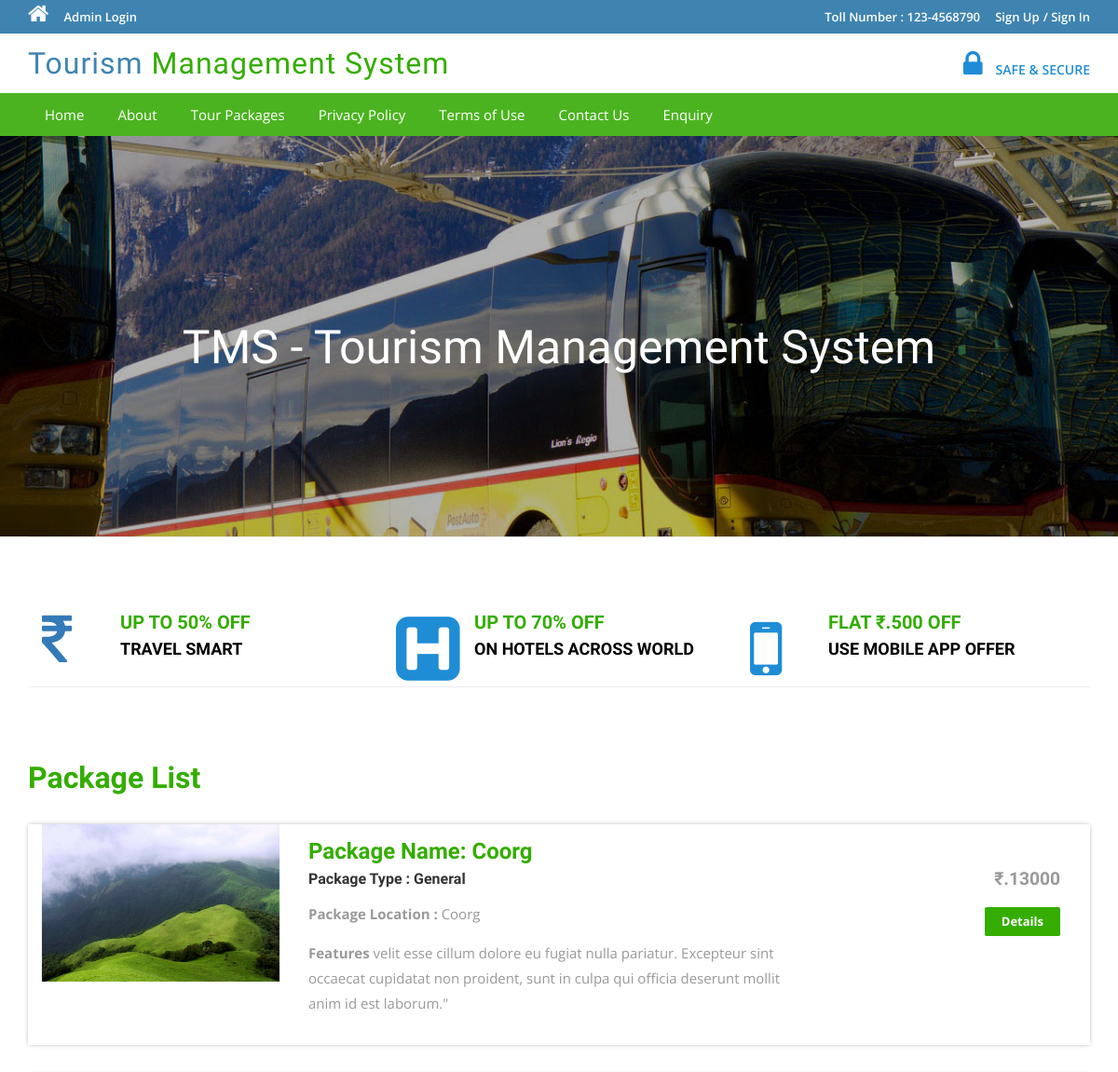
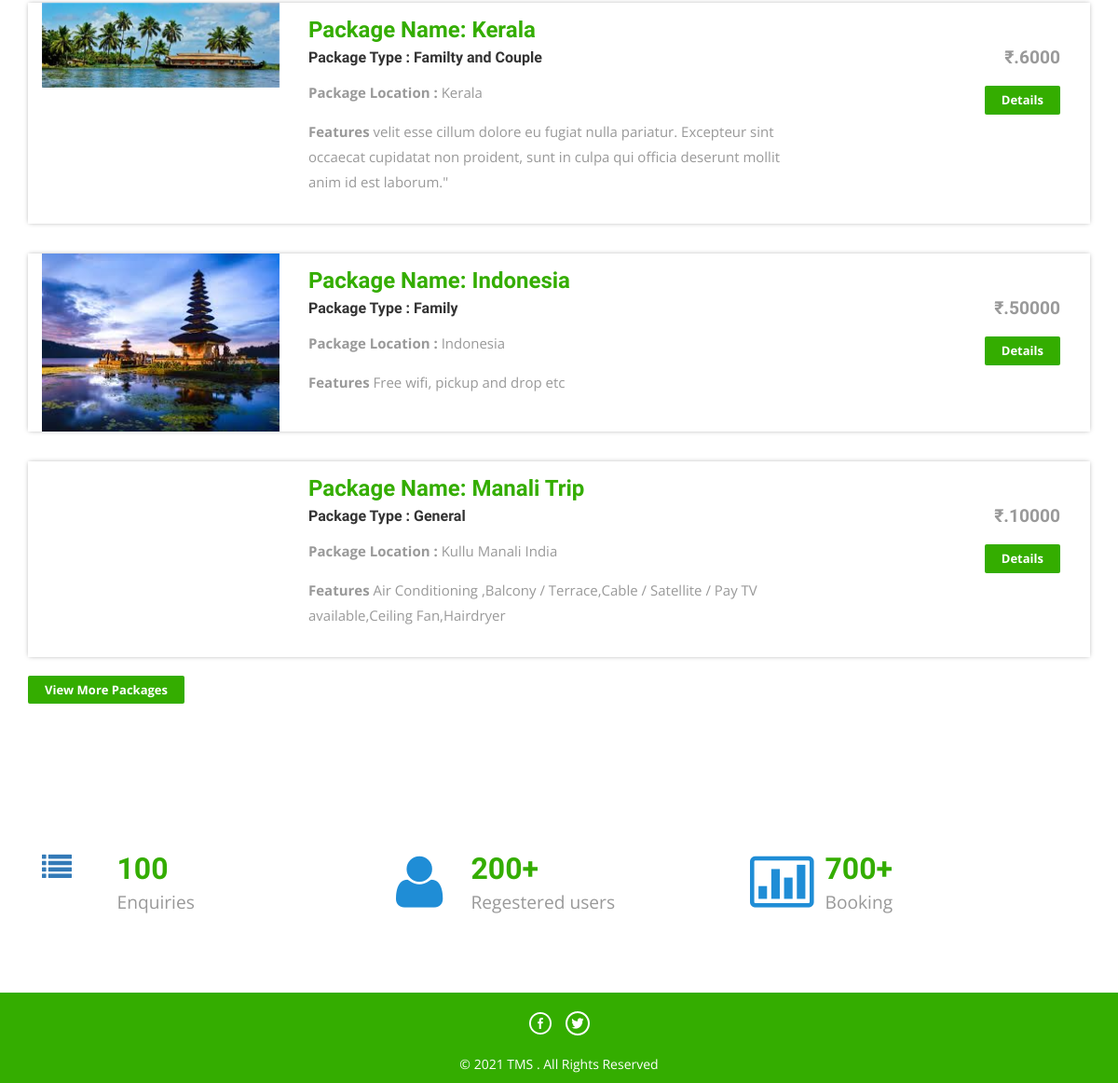
The page / on the database its author committed (2 pictures, top to bottom).
### tables this page shows
CREATE TABLE `tbltourpackages` (
  `PackageId` int(11) NOT NULL,
  `PackageName` varchar(200) DEFAULT NULL,
  `PackageType` varchar(150) DEFAULT NULL,
  `PackageLocation` varchar(100) DEFAULT NULL,
  `PackagePrice` int(11) DEFAULT NULL,
  `PackageFetures` varchar(255) DEFAULT NULL,
  `PackageDetails` mediumtext DEFAULT NULL,
  `PackageImage` varchar(100) DEFAULT NULL,
  `Creationdate` timestamp NULL DEFAULT current_timestamp(),
  `UpdationDate` timestamp NULL DEFAULT NULL ON UPDATE current_timestamp()
);

### index.php (the view, shortened to what this page needs)
<?php
include('includes/config.php');
?>
<!DOCTYPE HTML>
<html>
<head>
	<link href="css/bootstrap.css" rel='stylesheet' type='text/css' />
	<link href="css/style.css" rel='stylesheet' type='text/css' />
	<link href="css/font-awesome.css" rel="stylesheet">
	<link href="css/animate.css" rel="stylesheet" type="text/css" media="all">
</head>
<body>
	<?php include('includes/header.php'); ?>
	<div class="banner">
		<div class="container">
			<h1 class="wow zoomIn animated animated" data-wow-delay=".5s" style="visibility: visible; animation-delay: 0.5s; animation-name: zoomIn;"> TMS - Tourism Management System</h1>
		</div>
	</div>
	<div class="container">
		<div class="rupes">
			<div class="col-md-4 rupes-left wow fadeInDown animated animated" data-wow-delay=".5s" style="visibility: visible; animation-delay: 0.5s; animation-name: fadeInDown;">
				<div class="rup-left">
					<a href="offers.html"><i class="fa fa-rupee fa-4x"></i></a>
				</div>
				<div class="rup-rgt">
					<h3>UP TO 50% OFF</h3>
					<h4><a href="offers.html">TRAVEL SMART</a></h4>
				</div>
				<div class="clearfix"></div>
			</div>
			<div class="col-md-4 rupes-left wow fadeInDown animated animated" data-wow-delay=".5s" style="visibility: visible; animation-delay: 0.5s; animation-name: fadeInDown;">
				<div class="rup-left">
					<a href="offers.html"><i class="fa fa-h-square"></i></a>
				</div>
				<div class="rup-rgt">
					<h3>UP TO 70% OFF</h3>
					<h4><a href="offers.html">ON HOTELS ACROSS WORLD</a></h4>
				</div>
				<div class="clearfix"></div>
			</div>
			<div class="col-md-4 rupes-left wow fadeInDown animated animated" data-wow-delay=".5s" style="visibility: visible; animation-delay: 0.5s; animation-name: fadeInDown;">
				<div class="rup-left">
					<a href="offers.html"><i class="fa fa-mobile"></i></a>
				</div>
				<div class="rup-rgt">
					<h3>FLAT ₹.500 OFF</h3>
					<h4><a href="offers.html">USE MOBILE APP OFFER</a></h4>
				</div>
				<div class="clearfix"></div>
			</div>
		</div>
	</div>
	<div class="container">
		<div class="holiday">
			<h3>Package List</h3>
			<?php $sql = "SELECT * from tbltourpackages order by rand() limit 4";
			$query = $dbh->prepare($sql);
			$query->execute();
			$results = $query->fetchAll(PDO::FETCH_OBJ);
			if ($query->rowCount() > 0) {
				foreach ($results as $result) {	?>
					<div class="rom-btm">
						<div class="col-md-3 room-left wow fadeInLeft animated" data-wow-delay=".5s">
							<img src="admin/pacakgeimages/<?php echo htmlentities($result->PackageImage); ?>" class="img-responsive" alt="">
						</div>
						<div class="col-md-6 room-midle wow fadeInUp animated" data-wow-delay=".5s">
							<h4>Package Name: <?php echo htmlentities($result->PackageName); ?></h4>
							<h6>Package Type : <?php echo htmlentities($result->PackageType); ?></h6>
							<p><b>Package Location :</b> <?php echo htmlentities($result->PackageLocation); ?></p>
							<p><b>Features</b> <?php echo htmlentities($result->PackageFetures); ?></p>
						</div>
						<div class="col-md-3 room-right wow fadeInRight animated" data-wow-delay=".5s">
							<h5>₹.<?php echo htmlentities($result->PackagePrice); ?></h5>
							<a href="package-details.php?pkgid=<?php echo htmlentities($result->PackageId); ?>" class="view">Details</a>
						</div>
						<div class="clearfix"></div>
					</div>
			<?php }
			} ?>
			<div><a href="package-list.php" class="view">View More Packages</a></div>
		</div>
	</div>
	<div class="routes">
		<div class="container">
			<div class="col-md-4 routes-left wow fadeInRight animated" data-wow-delay=".5s">
				<div class="rou-left">
					<a href="#"><i class="fa fa-list fa-2x"></i></a>
				</div>
				<div class="rou-rgt wow fadeInDown animated" data-wow-delay=".5s">
					<h3>100</h3>
					<p>Enquiries</p>
				</div>
				<div class="clearfix"></div>
			</div>
			<div class="col-md-4 routes-left wow fadeInRight animated" data-wow-delay=".5s">
				<div class="rou-left">
					<a href="#"><i class="fa fa-user"></i></a>
				</div>
				<div class="rou-rgt wow fadeInDown animated">
					<h3>200+</h3>
					<p>Regestered users</p>
				</div>
				<div class="clearfix"></div>
			</div>
			<div class="col-md-4 routes-left wow fadeInRight animated" data-wow-delay=".5s">
				<div class="rou-left">
					<a href="#"><i class="fa fa-ticket"></i></a>
				</div>
				<div class="rou-rgt wow fadeInDown animated">
					<h3>700+</h3>
					<p>Booking</p>
				</div>
				<div class="clearfix"></div>
			</div>
			<div class="clearfix"></div>
		</div>
	</div>
	<?php include('includes/footer.php'); ?>
</body>
</html>

### css/style.css (style rules this page uses)
html, body { font-size: 100%; background: #fff; font-family: 'Open Sans', sans-serif; }
body a,.grid_1,plan_1,plan_1.one,plan_1.two,i.icon1, i.icon2, i.icon3, i.icon4, i.icon5, i.icon6 { transition:0.5s all; -webkit-transition:0.5s all; -moz-transition:0.5s all; -o-transition:0.5s all; -ms-transition:0.5s all; }
h1,h2,h3,h4,h5,h6 { margin:0; font-family: 'Roboto Condensed', sans-serif; }
p { margin:0; }
.banner { background: url(../images/3.jpg)no-repeat; background-size: cover; -webkit-background-size: cover; -o-background-size: cover; -ms-background-size: cover; -moz-background-size: cover; min-height: 430px; }
.banner h1 { font-size: 50px; margin-bottom: 40px; padding: 4em 0 0; text-align: center; color: #ffffff; }
.rup-left { float: left; width: 24%; }
.rup-rgt { float: left; width: 76%; }
.rupes { padding: 5em 0; border-top: 1px solid rgba(236, 236, 236, 0.9); border-bottom: 1px solid rgba(236, 236, 236, 0.9); }
i.fa.fa-h-square { font-size: 5em; color: #1f8dd6; }
i.fa.fa-mobile { font-size:5em; color: #1f8dd6; }
.rupes h3 { font-size: 20px; color: #34ad00; font-weight: 700; }
.rupes h4 { font-size: 18px; margin: 8px 0; font-weight: 700; }
.rupes h4 a { color: #000000; }
.rup-left a { display: inline-block; }
.routes { padding: 5em 0; }
.rou-left { float: left; width: 23%; }
.rou-rgt { float: left; width: 70%; }
i.fa.fa-truck,i.fa.fa-user,i.fa.fa-ticket { font-size: 4em; color:#1f8dd6; }
.routes h3 { font-size: 2em; font-weight: 700; color: #34ad00; }
.routes p { font-size: 1.2em; color: #999; line-height: 1.8em; }
.holiday { padding: 5em 0; }
.holiday h3 { font-size: 2em; font-weight: 700; color: #34ad00; }
.holiday p { font-size: 1.2em; line-height: 1.8em; margin: 1em 0; color: #999; }
a.view { padding: 6px 18px; font-weight: 700; color: #fff; background-color: #34ad00; border: 0; font-size: 13px; border-radius: 2px; -webkit-transition: all .2s; -moz-transition: all .2s; transition: all .2s; margin-top: 20px; display: inline-block; }
.rom-btm { margin-top: 2em; box-shadow: 0px 0px 5px -1px rgba(0, 0, 0, 0.37); }
.rom-btm h4 { font-size: 1.5em; font-weight: 700; color: #34ad00; }
.rom-btm p { font-size: 15px; color: #999; }
.rom-btm h6 { font-size: 1em; font-weight: 700; margin: 0.5em 0; }
.room-right { text-align: right; padding: 3em 2em; }
.room-midle { padding: 1em; }
.rom-btm h5 { font-size: 1.2em; font-weight: 700; color: #999; }

### rows shown on the page
tbltourpackages: PackageImage (picture), PackageName "Coorg", PackageType "General", PackageLocation "Coorg", PackageFetures "velit esse cillum dolore eu fugiat nulla pariatur. Excepteur sint occaecat cupidatat non proident, sunt in culpa qui officia deserunt mollit anim id est laborum.\"", PackagePrice "13000"
tbltourpackages: PackageImage (picture), PackageName "Kerala", PackageType "Familty and Couple", PackageLocation "Kerala", PackageFetures "velit esse cillum dolore eu fugiat nulla pariatur. Excepteur sint occaecat cupidatat non proident, sunt in culpa qui officia deserunt mollit anim id est laborum.\"", PackagePrice "6000"
tbltourpackages: PackageImage (picture), PackageName "Indonesia", PackageType "Family", PackageLocation "Indonesia", PackageFetures "Free wifi, pickup and drop etc", PackagePrice "50000"
tbltourpackages: PackageName "Manali Trip", PackageType "General", PackageLocation "Kullu Manali India", PackageFetures "Air Conditioning ,Balcony / Terrace,Cable / Satellite / Pay TV available,Ceiling Fan,Hairdryer", PackagePrice "10000"
